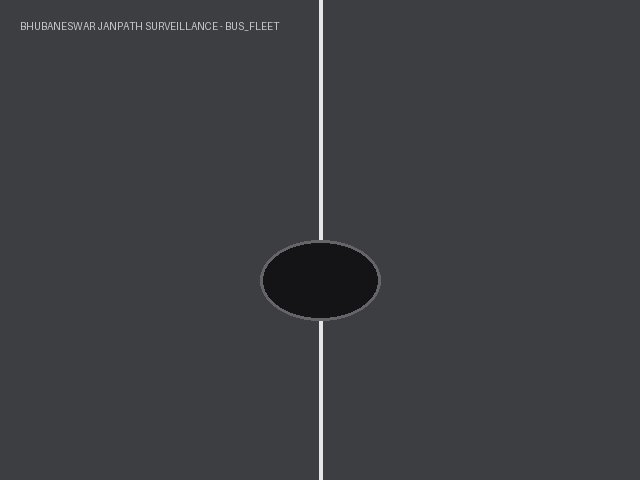
#> input picture data/samples/pothole_sample_frame.jpg, 640 x 480 px, found by its file name
$ python test_cv_pothole.py
#> lines starting #> are read from the running program, lines starting #| are printed output that depends on the picture; after the words box and inside, x2 and y2 are one past the last pixel; in counts of white or black regions, pixels touching at a corner belong together
import numpy as np
from PIL import Image
from pathlib import Path

img_path = Path("data/samples/pothole_sample_frame.jpg")
frame = Image.open(img_path)
#> frame is the input picture: PIL image 640x480 RGB; mean R, G, B 61.4, 62.3, 66.3
arr = np.array(frame.convert("L"))
h, w = arr.shape
#> h = 480; w = 640
road_view = arr[int(h * 0.35):, :]
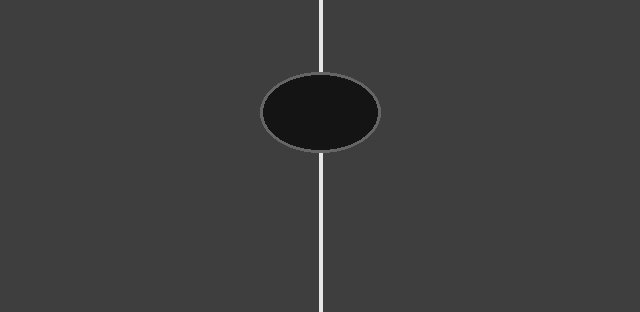
#> road_view: shape (312, 640); min 5, max 242, mean 61.5
mean_b = np.mean(road_view)
#> mean_b = 61.52

dark_mask = road_view < (mean_b * 0.60)
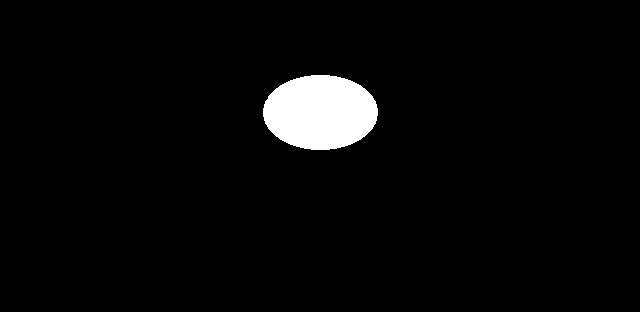
#> dark_mask: shape (312, 640) bool; 3.4% white; 1 white region, box (x1, y1, x2, y2) and area: (263, 75, 378, 150) 6787
print(f"Image size: {w}x{h}, mean brightness: {mean_b:.1f}")
#| Image size: 640x480, mean brightness: 61.5
print(f"Dark pixels count: {np.sum(dark_mask)} ({np.sum(dark_mask) / road_view.size * 100:.2f}%)")
#| Dark pixels count: 6787 (3.40%)

if np.sum(dark_mask) > 100:
    y_idx, x_idx = np.nonzero(dark_mask)
#> y_idx = 6787 values from 75 to 149; x_idx = 6787 values, max 377 at index 2990, min 263 at index 2876, mean 320
    min_x, max_x = int(np.min(x_idx)), int(np.max(x_idx))
#> min_x = 263; max_x = 377
    min_y, max_y = int(np.min(y_idx)) + int(h * 0.35), int(np.max(y_idx)) + int(h * 0.35)
#> min_y = 243; max_y = 317
    cx = (min_x + max_x) / 2
#> cx = 320
    cy = (min_y + max_y) / 2
#> cy = 280
    bw = max_x - min_x
#> bw = 114
    bh = max_y - min_y
#> bh = 74
    print(f"Detected Pothole Candidate! Center=({cx:.1f}, {cy:.1f}), Box={bw}x{bh}")
#| Detected Pothole Candidate! Center=(320.0, 280.0), Box=114x74
